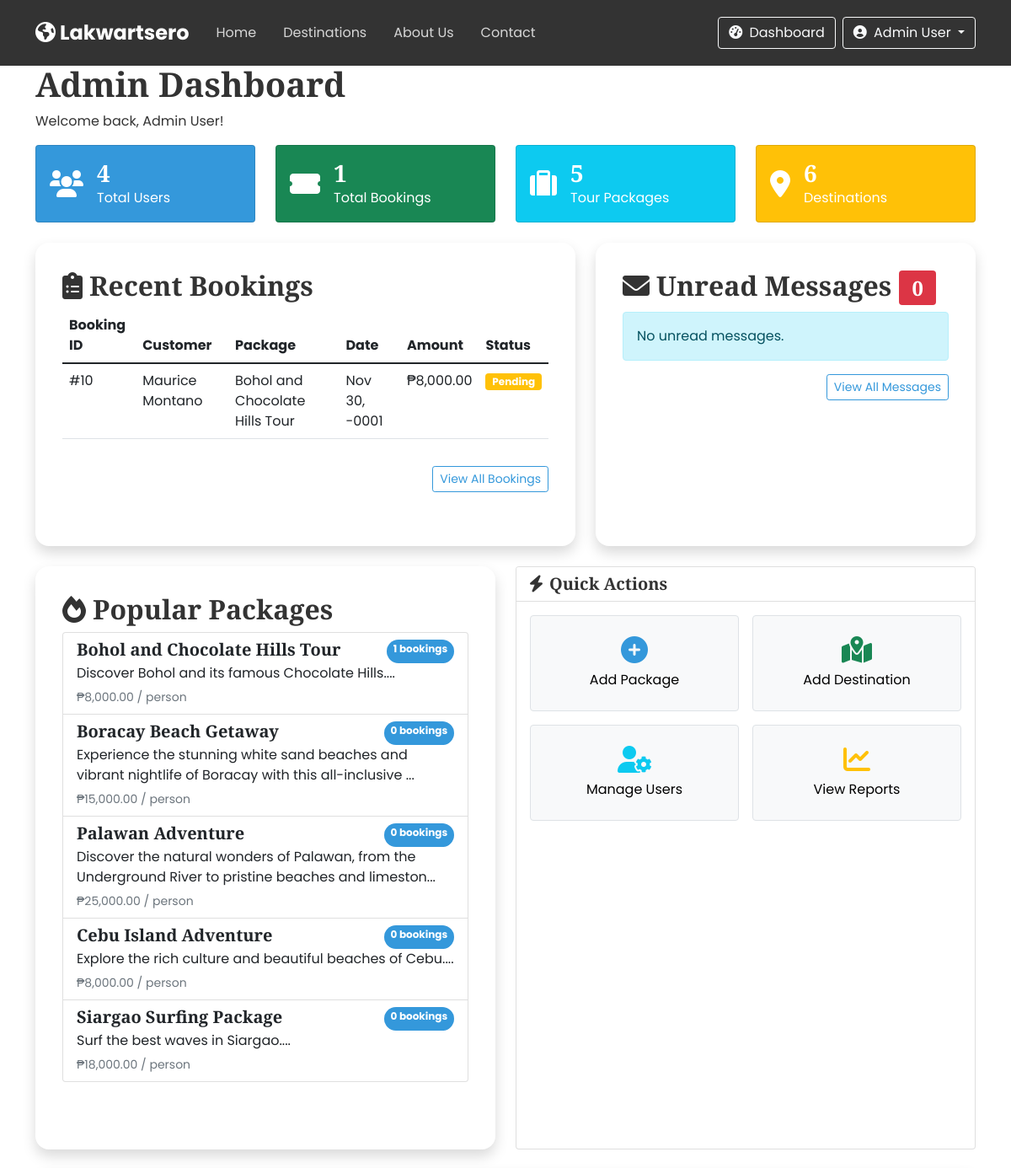
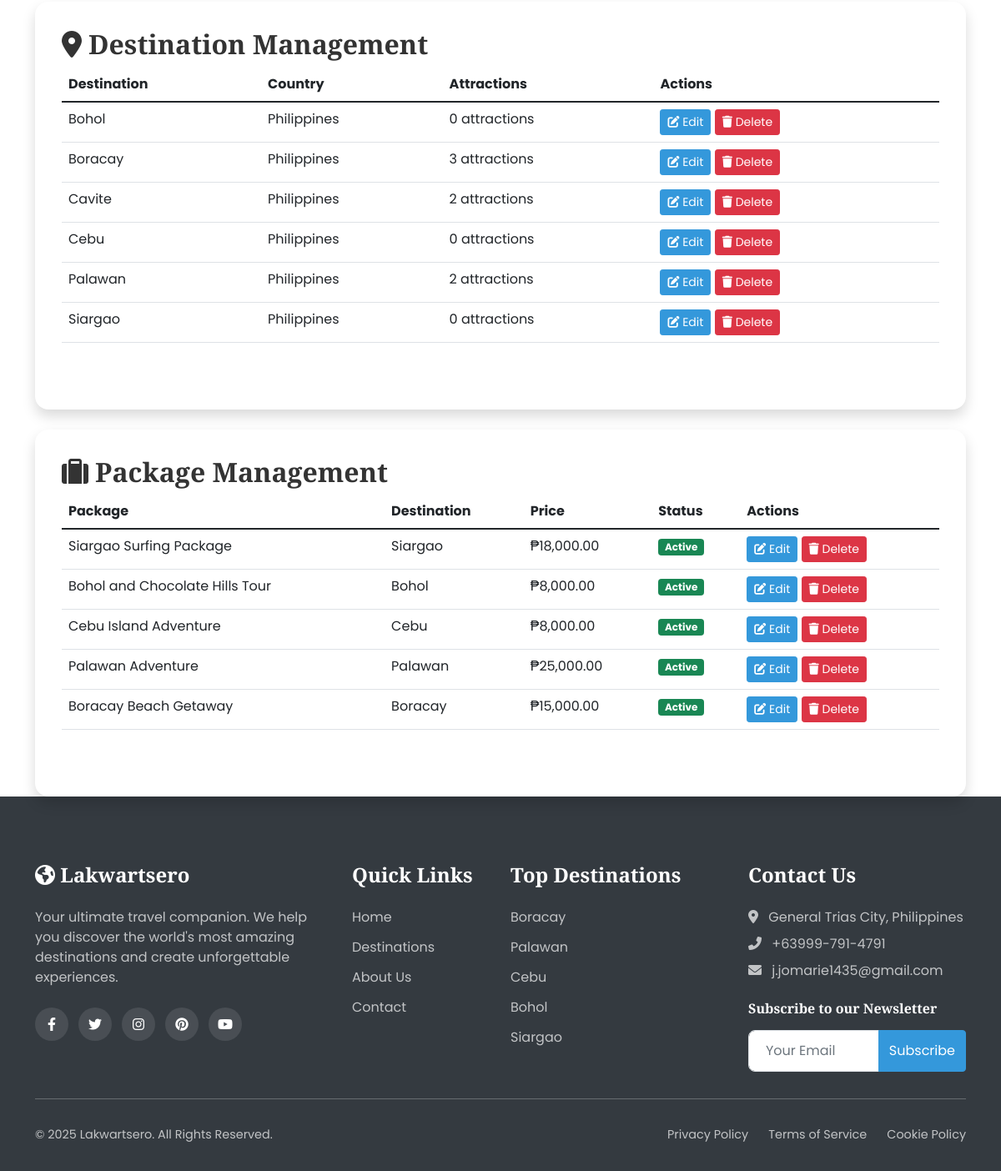
The app's page /admin-dashboard.php (signed in), older data (2 pictures, top to bottom).
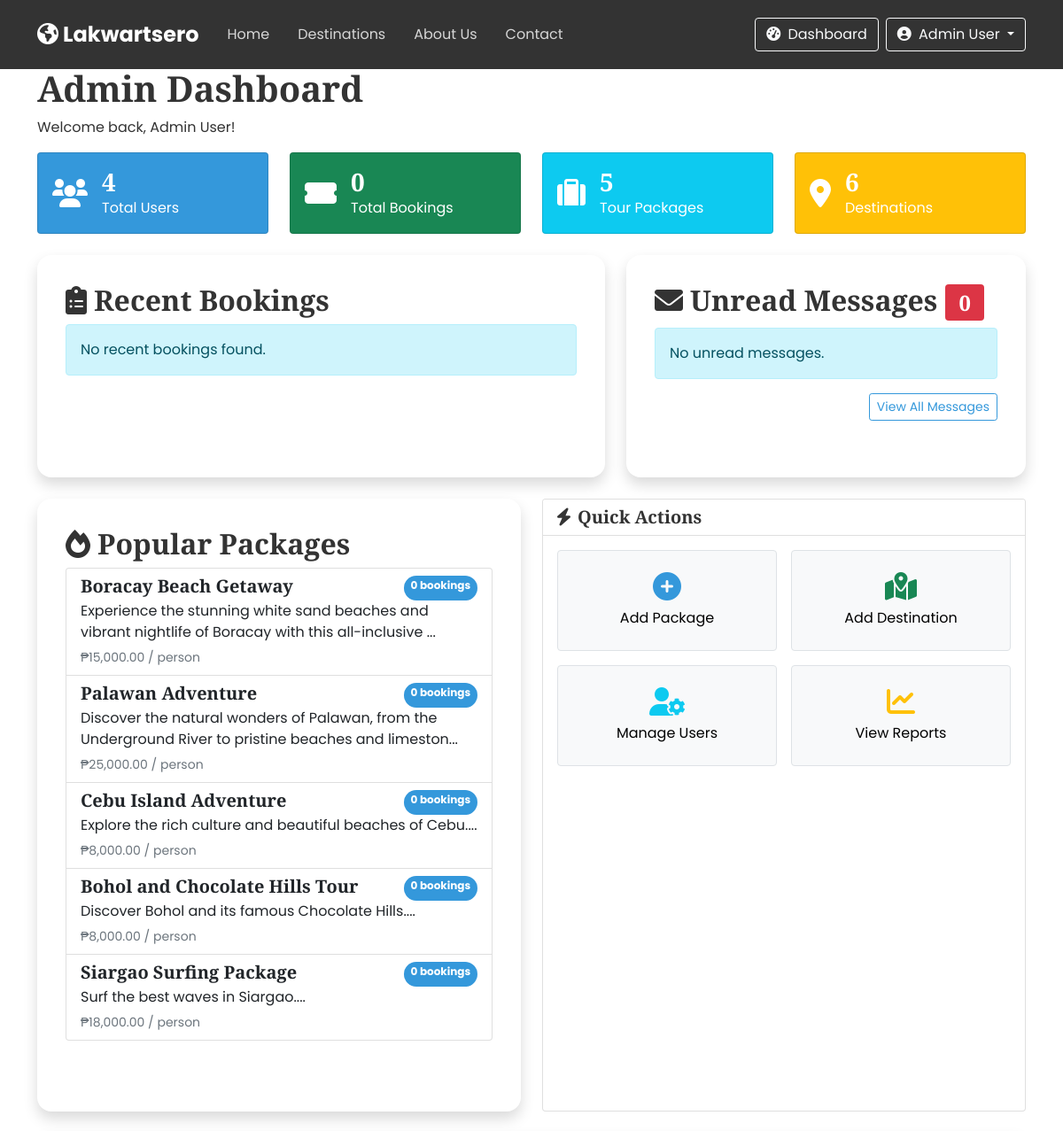
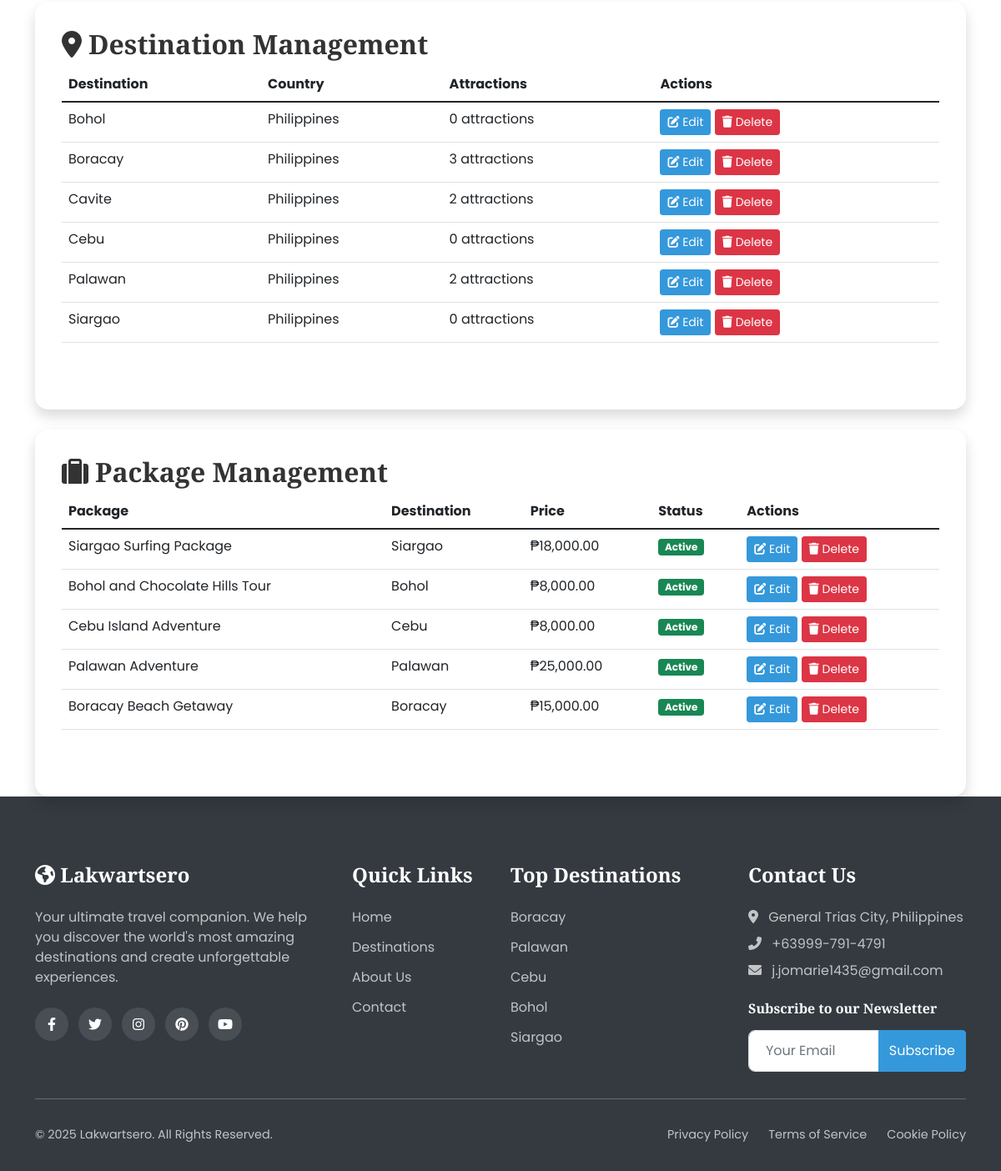
The same page, newer data (2 pictures, top to bottom).
### tables this page shows
CREATE TABLE `bookings` (
  `id` int(11) NOT NULL,
  `user_id` int(11) NOT NULL,
  `package_id` int(11) NOT NULL,
  `booking_date` date NOT NULL,
  `travel_date` date NOT NULL,
  `num_travelers` int(11) NOT NULL DEFAULT 1,
  `total_price` decimal(10,2) NOT NULL,
  `status` enum('pending','confirmed','cancelled') DEFAULT 'pending',
  `confirmation_number` varchar(20) DEFAULT NULL,
  `special_requests` text DEFAULT NULL,
  `payment_method` varchar(50) NOT NULL,
  `payment_status` enum('pending','confirmed','cancelled') DEFAULT 'pending',
  `reference_number` varchar(100) DEFAULT NULL,
  `payment_proof` varchar(255) DEFAULT NULL,
  `created_at` timestamp NOT NULL DEFAULT current_timestamp(),
  `updated_at` timestamp NOT NULL DEFAULT current_timestamp() ON UPDATE current_timestamp()
);

CREATE TABLE `users` (
  `id` int(11) NOT NULL,
  `role_id` int(11) NOT NULL,
  `full_name` varchar(100) NOT NULL,
  `username` varchar(50) NOT NULL,
  `email` varchar(100) NOT NULL,
  `password` varchar(255) NOT NULL,
  `phone` varchar(20) DEFAULT NULL,
  `address` text DEFAULT NULL,
  `profile_img` varchar(255) DEFAULT 'default-user.jpg',
  `created_at` timestamp NOT NULL DEFAULT current_timestamp(),
  `updated_at` timestamp NOT NULL DEFAULT current_timestamp() ON UPDATE current_timestamp(),
  `status` enum('active','inactive','banned') DEFAULT 'active'
);

CREATE TABLE `packages` (
  `id` int(11) NOT NULL,
  `destination_id` int(11) NOT NULL,
  `title` varchar(100) NOT NULL,
  `description` text DEFAULT NULL,
  `price` decimal(10,2) NOT NULL,
  `duration` int(11) NOT NULL COMMENT 'in days',
  `max_travelers` int(11) DEFAULT 10,
  `itinerary` text DEFAULT NULL,
  `inclusions` text DEFAULT NULL,
  `exclusions` text DEFAULT NULL,
  `featured` tinyint(1) DEFAULT 0,
  `discount_percent` int(11) DEFAULT 0,
  `created_by` int(11) DEFAULT NULL,
  `image_url` varchar(255) DEFAULT NULL,
  `created_at` timestamp NOT NULL DEFAULT current_timestamp(),
  `updated_at` timestamp NOT NULL DEFAULT current_timestamp() ON UPDATE current_timestamp(),
  `status` enum('active','inactive','sold-out') DEFAULT 'active'
);

CREATE TABLE `destinations` (
  `id` int(11) NOT NULL,
  `name` varchar(100) NOT NULL,
  `country` varchar(100) DEFAULT 'Philippines',
  `region` varchar(100) NOT NULL,
  `description` text DEFAULT NULL,
  `image_url` varchar(255) DEFAULT NULL,
  `featured` tinyint(1) DEFAULT 0,
  `popular` tinyint(1) DEFAULT 0,
  `best_time_to_visit` varchar(100) DEFAULT NULL,
  `things_to_do` text DEFAULT NULL,
  `created_at` timestamp NOT NULL DEFAULT current_timestamp(),
  `updated_at` timestamp NOT NULL DEFAULT current_timestamp() ON UPDATE current_timestamp()
);

### includes/functions.php (called while the page is built, shortened)
<?php
function getAllDestinations($conn) {
    $sql = "SELECT * FROM destinations ORDER BY name";
    $result = $conn->query($sql);
    $destinations = [];
    while($row = $result->fetch_assoc()) {
        $destinations[] = $row;
    }
    return $destinations;
}
function getAllPackages($conn) {
    $sql = "SELECT p.*, d.name as destination_name, d.image_url
            FROM packages p
            JOIN destinations d ON p.destination_id = d.id
            ORDER BY p.id DESC";
    $result = $conn->query($sql);
    $packages = [];
    while($row = $result->fetch_assoc()) {
        $packages[] = $row;
    }
    return $packages;
}
function formatCurrency($amount) {
    return '₱' . number_format($amount, 2);
}
function getAttractionsByDestination($conn, $destinationId) {
    $sql = "SELECT * FROM attractions WHERE destination_id = ?";
    $stmt = $conn->prepare($sql);
    $stmt->bind_param("i", $destinationId);
    $stmt->execute();
    $result = $stmt->get_result();
    $attractions = [];
    while($row = $result->fetch_assoc()) {
        $attractions[] = $row;
    }
    return $attractions;
}
?>

### admin-dashboard.php (the view, shortened to what the changed rows need)
<?php
include 'includes/header.php';
$totalBookings = getTotalBookings($conn);
$pendingMessages = getTotalPendingMessages($conn);
$recentBookings = getRecentBookings($conn, 5);
$popularPackages = getPopularPackages($conn, 5);
?>
<section class="dashboard-section">
    <div class="container">
        <div class="dashboard-header" data-aos="fade-up">
            <h1>Admin Dashboard</h1>
        </div>
        <div class="row g-4 mb-4" data-aos="fade-up">
            <div class="col-md-3">
                <div class="card h-100 bg-success text-white">
                    <div class="card-body d-flex align-items-center">
                        <div>
                            <h3 class="mb-0"><?php echo $totalBookings; ?></h3>
                            <p class="mb-0">Total Bookings</p>
                        </div>
                    </div>
                </div>
            </div>
        </div>
        <div class="row mt-4">
            <div class="col-lg-7" data-aos="fade-up">
                <div class="dashboard-card">
                    <div class="dashboard-card-header">
                        <h2><i class="fas fa-clipboard-list me-2"></i>Recent Bookings</h2>
                    </div>
                    <div class="dashboard-card-body">
                        <?php if (count($recentBookings) > 0): ?>
                        <div class="table-responsive">
                            <table class="table table-hover">
                                <thead>
                                    <tr>
                                        <th>Booking ID</th>
                                        <th>Customer</th>
                                        <th>Package</th>
                                        <th>Date</th>
                                        <th>Amount</th>
                                        <th>Status</th>
                                    </tr>
                                </thead>
                                <tbody>
                                    <?php foreach($recentBookings as $booking): ?>
                                    <tr>
                                        <td>#<?php echo $booking['id']; ?></td>
                                        <td><?php echo $booking['full_name']; ?></td>
                                        <td><?php echo $booking['package_title']; ?></td>
                                        <td><?php echo date('M d, Y', strtotime($booking['booking_date'])); ?></td>
                                        <td><?php echo formatCurrency($booking['total_price']); ?></td>
                                        <td>
                                            <span class="badge bg-<?php
                                                echo $booking['status'] == 'confirmed' ? 'success' :
                                                    ($booking['status'] == 'pending' ? 'warning' : 'danger');
                                            ?>">
                                                <?php echo ucfirst($booking['status']); ?>
                                            </span>
                                        </td>
                                    </tr>
                                    <?php endforeach; ?>
                                </tbody>
                            </table>
                        </div>
                        <div class="text-end mt-3">
                            <a href="bookings.php" class="btn btn-sm btn-outline-primary">View All Bookings</a>
                        </div>
                        <?php else: ?>
                        <div class="alert alert-info">No recent bookings found.</div>
                        <?php endif; ?>
                    </div>
                </div>
            </div>
            <div class="col-lg-5" data-aos="fade-up" id="messages">
                <div class="dashboard-card">
                    <div class="dashboard-card-header">
                        <h2><i class="fas fa-envelope me-2"></i>Unread Messages <span class="badge bg-danger"><?php echo $pendingMessages; ?></span></h2>
                    </div>
                </div>
            </div>
        </div>
        <div class="row mt-4">
            <div class="col-md-6" data-aos="fade-up">
                <div class="dashboard-card">
                    <div class="dashboard-card-header">
                        <h2><i class="fas fa-fire me-2"></i>Popular Packages</h2>
                    </div>
                    <div class="dashboard-card-body">
                        <?php if (count($popularPackages) > 0): ?>
                        <div class="list-group">
                            <?php foreach($popularPackages as $package): ?>
                            <a href="package-details.php?id=<?php echo $package['id']; ?>" class="list-group-item list-group-item-action">
                                <div class="d-flex w-100 justify-content-between">
                                    <h5 class="mb-1"><?php echo $package['title']; ?></h5>
                                    <span class="badge bg-primary rounded-pill"><?php echo $package['bookings_count']; ?> bookings</span>
                                </div>
                                <p class="mb-1"><?php echo substr($package['description'], 0, 100); ?>...</p>
                                <small class="text-muted"><?php echo formatCurrency($package['price']); ?> / person</small>
                            </a>
                            <?php endforeach; ?>
                        </div>
                        <?php else: ?>
                        <div class="alert alert-info">No package data available.</div>
                        <?php endif; ?>
                    </div>
                </div>
            </div>
        </div>
<div class="row mt-4">
    <div class="col-12">
        <div class="dashboard-card">
            <div class="dashboard-card-header">
                <h2><i class="fas fa-map-marker-alt me-2"></i>Destination Management</h2>
            </div>
            <div class="dashboard-card-body">
                <div class="table-responsive">
                    <table class="table table-hover">
                        <thead>
                            <tr>
                                <th>Destination</th>
                                <th>Country</th>
                                <th>Attractions</th>
                                <th>Actions</th>
                            </tr>
                        </thead>
                        <tbody>
                            <?php
                            $destinations = getAllDestinations($conn);
                            foreach($destinations as $destination):
                                $attractionCount = count(getAttractionsByDestination($conn, $destination['id']));
                            ?>
                            <tr>
                                <td><?php echo htmlspecialchars($destination['name']); ?></td>
                                <td><?php echo htmlspecialchars($destination['country']); ?></td>
                                <td><?php echo $attractionCount; ?> attractions</td>
                                <td>
                                    <a href="edit-destination.php?id=<?php echo $destination['id']; ?>" class="btn btn-sm btn-primary">
                                        <i class="fas fa-edit"></i> Edit
                                    </a>
                                    <a href="delete-destination.php?id=<?php echo $destination['id']; ?>" class="btn btn-sm btn-danger" onclick="return confirm('Are you sure you want to delete this destination? This will also delete all related packages and attractions.')">
                                        <i class="fas fa-trash"></i> Delete
                                    </a>
                                </td>
                            </tr>
                            <?php endforeach; ?>
                        </tbody>
                    </table>
                </div>
            </div>
        </div>
    </div>
</div>
        <div class="row mt-4">
            <div class="col-12">
                <div class="dashboard-card">
                    <div class="dashboard-card-header">
                        <h2><i class="fas fa-suitcase me-2"></i>Package Management</h2>
                    </div>
                    <div class="dashboard-card-body">
                        <div class="table-responsive">
                            <table class="table table-hover">
                                <thead>
                                    <tr>
                                        <th>Package</th>
                                        <th>Destination</th>
                                        <th>Price</th>
                                        <th>Status</th>
                                        <th>Actions</th>
                                    </tr>
                                </thead>
                                <tbody>
                                    <?php
                                    $packages = getAllPackages($conn);
                                    foreach($packages as $package): ?>
                                    <tr>
                                        <td><?php echo htmlspecialchars($package['title']); ?></td>
                                        <td><?php echo htmlspecialchars($package['destination_name']); ?></td>
                                        <td><?php echo formatCurrency($package['price']); ?></td>
                                        <td>
                                            <span class="badge bg-<?php echo $package['status'] == 'active' ? 'success' : 'warning'; ?>">
                                                <?php echo ucfirst($package['status']); ?>
                                            </span>
                                        </td>
                                        <td>
                                            <a href="edit-package.php?id=<?php echo $package['id']; ?>" class="btn btn-sm btn-primary">
                                                <i class="fas fa-edit"></i> Edit
                                            </a>
                                            <a href="delete-package.php?id=<?php echo $package['id']; ?>" class="btn btn-sm btn-danger" onclick="return confirm('Are you sure you want to delete this package?')">
                                                <i class="fas fa-trash"></i> Delete
                                            </a>
                                        </td>
                                    </tr>
                                    <?php endforeach; ?>
                                </tbody>
                            </table>
                        </div>
                    </div>
                </div>
            </div>
        </div>
    </div>
</section>
<?php
include 'includes/footer.php';
function getTotalBookings($conn) {
    $sql = "SELECT COUNT(*) as total FROM bookings";
    $result = $conn->query($sql);
    $row = $result->fetch_assoc();
    return $row['total'];
}
function getTotalPendingMessages($conn) {
    $sql = "SELECT COUNT(*) as total FROM messages WHERE status = 'unread'";
    $result = $conn->query($sql);
    $row = $result->fetch_assoc();
    return $row['total'];
}
function getRecentBookings($conn, $limit) {
    $sql = "SELECT b.*, u.full_name, p.title as package_title
            FROM bookings b
            JOIN users u ON b.user_id = u.id
            JOIN packages p ON b.package_id = p.id
            ORDER BY b.created_at DESC
            LIMIT ?";
    $stmt = $conn->prepare($sql);
    $stmt->bind_param("i", $limit);
    $stmt->execute();
    $result = $stmt->get_result();
    $bookings = [];
    while($row = $result->fetch_assoc()) {
        $bookings[] = $row;
    }
    return $bookings;
}
function getPopularPackages($conn, $limit) {
    $sql = "SELECT p.*, COUNT(b.id) as bookings_count
            FROM packages p
            LEFT JOIN bookings b ON p.id = b.package_id
            GROUP BY p.id
            ORDER BY bookings_count DESC
            LIMIT ?";
    $stmt = $conn->prepare($sql);
    $stmt->bind_param("i", $limit);
    $stmt->execute();
    $result = $stmt->get_result();
    $packages = [];
    while($row = $result->fetch_assoc()) {
        $packages[] = $row;
    }
    return $packages;
}
?>

Row changes from the older to the newer data that the page shows:
removed bookings: id "10", user.full_name "Maurice Montano", package.title "Bohol and Chocolate Hills Tour", booking_date "Nov 30, -0001", total_price "₱8,000.00", status "Pending"
shown differently, row unchanged: packages "Bohol and Chocolate Hills Tour": bookings_count "1" → "0"; moves down the list
Text that changed along with them:
$totalBookings: "1" → "0"
text no longer shown: "Booking ID Customer Package Date Amount Status View All Bookings"
text now shown: "No recent bookings found."
